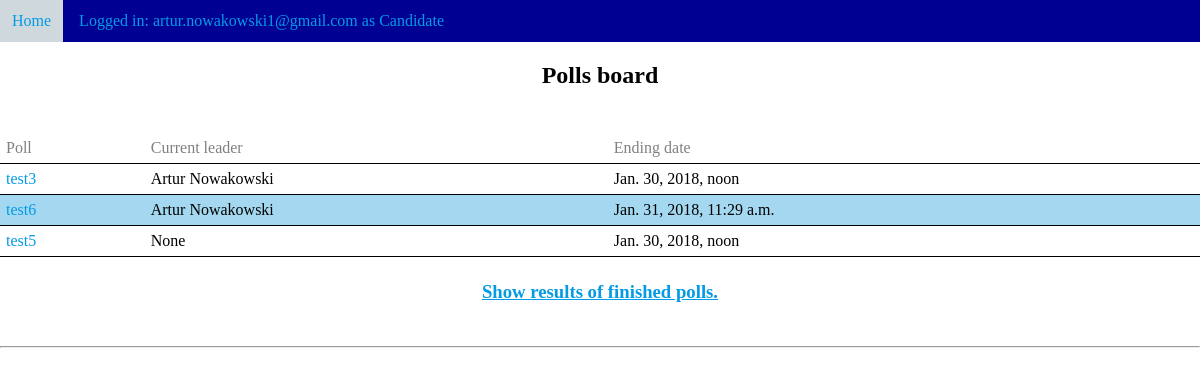
Screenshot of /polls/ (signed in) with the database file from the repository.
### polls/models.py (models this page shows, shortened)
class User(AbstractBaseUser, PermissionsMixin):
    email = models.EmailField(unique=True, null=True)
    name = models.CharField(max_length=100, null=True)
    surname = models.CharField(max_length=100, null=True)
    birthday = models.DateField(auto_now=False, auto_now_add=False, null=True)
    role = models.CharField(max_length=50, null=True)
    request_role_change = models.BooleanField(
        _('role change'),
        default=False,
        help_text=_('Designates whether the user has requested role change'),
    )
    is_staff = models.BooleanField(
        _('staff status'),
        default=False,
        help_text=_('Designates whether the user can log into this site.'),
    )
    is_active = models.BooleanField(
        _('active'),
        default=True,
        help_text=_(
            'Designates whether this user should be treated as active. '
            'Unselect this instead of deleting accounts.'
        ),
    )
    USERNAME_FIELD = 'email'
    objects = MyUserManager()
    def __str__(self):
            return self.name + " " + self.surname

class Question(models.Model):
    user = models.ManyToManyField(settings.AUTH_USER_MODEL, blank=True)
    question_text = models.CharField(max_length=200)
    pub_date = models.DateTimeField('date published')
    end_date = models.DateTimeField('ending date')
    def was_published_recently(self):
        now = timezone.now()
        return now - datetime.timedelta(days=1) <= self.pub_date <= now
    was_published_recently.admin_order_field = 'pub_date'
    was_published_recently.boolean = True
    was_published_recently.short_description = 'Published recently?'
    def has_ended(self):
        now = timezone.now()
        return self.end_date <= now
    has_ended.admin_order_field = 'end_date'
    has_ended.boolean = True
    has_ended.short_description = 'Has ended?'
    def sorted_votes(self):
        return sorted(self.vote_set.all(), key=lambda vote: vote.votes, reverse=True)
    def current_leader(self):
        try:
            return self.sorted_votes()[0].user_id
        except:
            return None

class Vote(models.Model):
    votes = models.IntegerField(default=0)
    user_id = models.ForeignKey(User, on_delete=models.CASCADE)
    question_id = models.ForeignKey(Question, on_delete=models.CASCADE, verbose_name='poll')

### polls/views.py (the view)
class IndexView(generic.ListView):
    template_name = 'polls/index.html'
    context_object_name = 'latest_question_list'
    def get_queryset(self):
        return Question.objects.filter(
            pub_date__lte=timezone.now(),
            end_date__gte=timezone.now()
        ).order_by('-pub_date')

### polls/templatetags/tags.py (called while the page is built)
@register.simple_tag
def count_role_changes():
    User = get_user_model()
    users = User.objects.filter(request_role_change=True)
    count_role_changes = len(users)
    return count_role_changes

### polls/templates/polls/index.html (shortened to what this page needs)
{% extends "base.html" %}
{% load static %}
{% block content %}
<h2>Polls board</h2>
<table>
{% if latest_question_list %}
    {% if user.is_authenticated %}
    <thead>
        <tr>
            <td>Poll</td>
            <td>Current leader</td>
            <td>Ending date</td>
        </tr>
    </thead>
    {% for question in latest_question_list %}
       <tr>
           <td><a href="{% url 'polls:detail' question.id %}">{{ question.question_text }}</a></td>
           <td>{{ question.current_leader }}</td>
           <td>{{ question.end_date }}</td>
        </tr>
    {% endfor %}
</table>
        {% else %}
        <tr>
            <h2>Please log in before trying to vote!</h2>
        </tr>
{% endif %}
    <h3><a href ="{% url 'polls:finishedpolls' %}">Show results of finished polls.</a></h3>
{% else %}
    <p>No polls are currently available.</p>
        <ul>
        <a href ="{% url 'polls:finishedpolls' %}">Show results of finished polls.</a>
    </ul>
{% endif %}
{% endblock %}

### templates/base.html (shortened to what this page needs)
{% load i18n %}
{% load permission_tags %}
{% load static %}
{% load tags %}
<!DOCTYPE html>
<html lang="en">
<head>
    <link rel="stylesheet" href="{% static 'polls/style.css' %}" />
</head>
<body>
    <nav>
    {% block header %}
    <a href="{% url 'polls:index' %}">{% trans "Home" %}</a>
    {% if user.is_authenticated %}
    <div class="dropdown">
    <div class="dropbtn">
    {% trans "Logged in" %}: {{ user.email }} as {{ user.role }}
    </div>
    </div>
    {% else %}
       <a href="{% url 'auth_login' %}">{% trans "Log in" %}</a>
       <a href="{% url 'registration_register' %}">{% trans "Register" %}</a>
    {% endif %}
    {% endblock %}
    </nav>
    <div id="content">
    {% block content %}{% endblock %}
    </div>
    <div id="footer">
    {% block footer %}
        <hr />
    {% endblock %}
    </div>
</body>
</html>

### polls/static/polls/style.css (style rules this page uses)
body { margin: 0vw; }
nav { background-color: rgb(0, 0, 146); color: #039be5; }
nav a { padding: 1vw; text-decoration: none; display: inline-block; }
nav a:visited, a:link { color: #039be5; }
h2 { padding-bottom: 2vw; text-align: center; }
h3 { padding-bottom: 2vw; text-align: center; }
.dropbtn { padding: 1vw; text-decoration: none; display: inline-block; }
.dropdown { position: relative; display: inline-block; }
thead { color: grey; }
td { border-bottom: 1px solid black; padding: .5vw; }
tr a { text-decoration: none; color: rgb(59,115,175); }
tr:nth-child(even) { background-color: #a3d8f0; }
table { border-collapse: collapse; width: 100%; margin-bottom: 2vw; }

### rows the page displays
User: email "artur.nowakowski1@gmail.com", role "Candidate"
Question: question_text "test3", current_leader "Artur Nowakowski", end_date "Jan. 30, 2018, noon"
Question: question_text "test6", current_leader "Artur Nowakowski", end_date "Jan. 31, 2018, 11:29 a.m."
Question: question_text "test5", current_leader "None", end_date "Jan. 30, 2018, noon"
